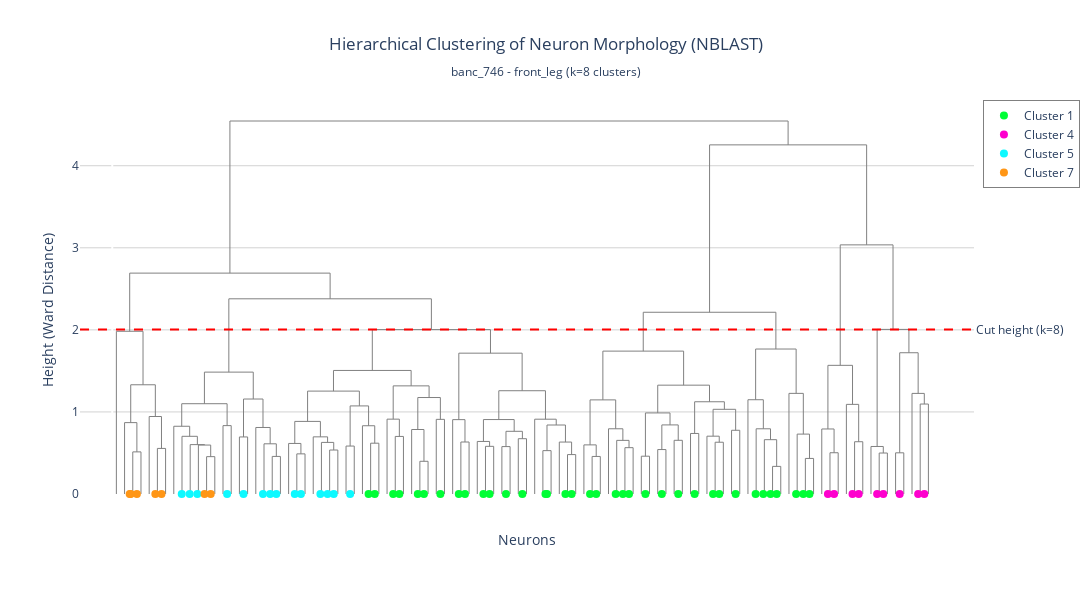

Notebook code for this chart:
### Markdown cell above
### Hierarchical Clustering

Use NBLAST scores to cluster neurons by morphological similarity:

### Code cell
from scipy.cluster.hierarchy import linkage, dendrogram, cut_tree
from scipy.spatial.distance import squareform
import plotly.figure_factory as ff

# Convert NBLAST scores to distance matrix
# NBLAST scores are similarity scores (higher = more similar)
# We need to normalize by self-scores and convert to distances
self_scores = np.diag(nblast_scores.values)
normalized_scores = nblast_scores.values / self_scores.max()
distance_matrix = 1 - normalized_scores

# Convert to condensed distance matrix for linkage
# Only use upper triangle (distance matrix is symmetric)
condensed_dist = squareform(distance_matrix, checks=False)

# Perform hierarchical clustering
linkage_matrix = linkage(condensed_dist, method='ward')

# Choose number of clusters
k = 8
print(f"Cutting dendrogram into {k} clusters...")

# Cut tree to get cluster assignments
clusters = cut_tree(linkage_matrix, n_clusters=k).flatten() + 1  # +1 to start from 1

# Get cut height for k clusters
# Height at which we cut is at the (n-k)th merge
cut_height = linkage_matrix[len(linkage_matrix) - k, 2]

print(f"Cut height for k={k}: {cut_height:.4f}")
print(f"\nCluster sizes:")
cluster_counts = pd.Series(clusters).value_counts().sort_index()
print(cluster_counts)

# Create dendrogram with plotly
# First create using scipy to get dendrogram coordinates
dend = dendrogram(linkage_matrix, no_plot=True)

# Get leaf order and corresponding clusters
leaf_order = dend['leaves']
leaf_clusters = clusters[leaf_order]

# Get cell types for leaves (map back through leaf_order to original neurons)
leaf_cell_types = strahler_df['cell_type'].iloc[leaf_order].values

# Create color map for clusters
import plotly.express as px
colors_list = px.colors.qualitative.Light24 + px.colors.qualitative.Dark24
cluster_colors = {i: colors_list[i % len(colors_list)] for i in range(1, k+1)}
leaf_colors = [cluster_colors[c] for c in leaf_clusters]

# Create figure
fig = go.Figure()

# Add dendrogram segments
for i, (x, y) in enumerate(zip(dend['icoord'], dend['dcoord'])):
    fig.add_trace(go.Scatter(
        x=x,
        y=y,
        mode='lines',
        line=dict(color='grey', width=1),
        hoverinfo='skip',
        showlegend=False
    ))

# Add colored points at leaves with cell_type hover text
leaf_x = [(dend['icoord'][i][1] + dend['icoord'][i][2]) / 2 
          for i in range(len(dend['icoord'])) 
          if dend['dcoord'][i][0] == 0]
leaf_y = [0] * len(leaf_x)

# Group leaves by cluster for legend, including cell_type in hover text
for cluster_id in sorted(cluster_counts.index):
    cluster_mask = leaf_clusters == cluster_id
    cluster_x = [x for i, x in enumerate(leaf_x) if cluster_mask[i]]
    cluster_y = [0] * len(cluster_x)
    
    # Get cell types for this cluster's leaves
    cluster_cell_types = [leaf_cell_types[i] for i, mask in enumerate(cluster_mask) if mask]
    
    fig.add_trace(go.Scatter(
        x=cluster_x,
        y=cluster_y,
        mode='markers',
        marker=dict(size=8, color=cluster_colors[cluster_id]),
        name=f'Cluster {cluster_id}',
        hovertext=[f'Cell Type: {ct}<br>Cluster: {cluster_id}' for ct in cluster_cell_types],
        hoverinfo='text'
    ))

# Add horizontal cut line
fig.add_hline(
    y=cut_height,
    line=dict(color='red', width=2, dash='dash'),
    annotation_text=f'Cut height (k={k})',
    annotation_position='right'
)

# Update layout
fig.update_layout(
    title=dict(
        text=f'Hierarchical Clustering of Neuron Morphology (NBLAST)<br><sub>{DATASET} - {SUBSET_NAME} (k={k} clusters)</sub>',
        x=0.5,
        xanchor='center'
    ),
    xaxis=dict(
        title='Neurons',
        showticklabels=False,
        showgrid=False
    ),
    yaxis=dict(
        title='Height (Ward Distance)',
        showgrid=True,
        gridcolor='lightgrey'
    ),
    plot_bgcolor='white',
    width=1200,
    height=600,
    hovermode='closest',
    legend=dict(
        orientation='v',
        yanchor='top',
        y=1,
        xanchor='left',
        x=1.01,
        bgcolor='rgba(255, 255, 255, 0.8)',
        bordercolor='grey',
        borderwidth=1
    )
)

# Save static version
fig.write_image(f"{IMG_DIR}/{DATASET}_{SUBSET_NAME}_nblast_dendrogram.png", 
                width=1400, height=700, scale=2)
print(f"\n✓ Dendrogram saved to {IMG_DIR}/{DATASET}_{SUBSET_NAME}_nblast_dendrogram.png")

# Display interactive version
fig.show()

### Figure 1 — Plotly figure (JSON) as saved in the notebook; plotly's stock layout.template omitted (floating-point values rounded to 4 significant figures)
{"data": [{"hoverinfo": "skip", "line": {"color": "grey", "width": 1}, "mode": "lines", "showlegend": false, "type": "scatter", "x": [25, 25, 35, 35], "y": [0, 0.5133, 0.5133, 0]}, {"hoverinfo": "skip", "line": {"color": "grey", "width": 1}, "mode": "lines", "showlegend": false, "type": "scatter", "x": [15, 15, 30, 30], "y": [0, 0.8699, 0.8699, 0.5133]}, {"hoverinfo": "skip", "line": {"color": "grey", "width": 1}, "mode": "lines", "showlegend": false, "type": "scatter", "x": [55, 55, 65, 65], "y": [0, 0.5554, 0.5554, 0]}, {"hoverinfo": "skip", "line": {"color": "grey", "width": 1}, "mode": "lines", "showlegend": false, "type": "scatter", "x": [45, 45, 60, 60], "y": [0, 0.9444, 0.9444, 0.5554]}, {"hoverinfo": "skip", "line": {"color": "grey", "width": 1}, "mode": "lines", "showlegend": false, "type": "scatter", "x": [22.5, 22.5, 52.5, 52.5], "y": [0.8699, 1.331, 1.331, 0.9444]}, {"hoverinfo": "skip", "line": {"color": "grey", "width": 1}, "mode": "lines", "showlegend": false, "type": "scatter", "x": [5, 5, 37.5, 37.5], "y": [0, 1.983, 1.983, 1.331]}, {"hoverinfo": "skip", "line": {"color": "grey", "width": 1}, "mode": "lines", "showlegend": false, "type": "scatter", "x": [115, 115, 125, 125], "y": [0, 0.4551, 0.4551, 0]}, {"hoverinfo": "skip", "line": {"color": "grey", "width": 1}, "mode": "lines", "showlegend": false, "type": "scatter", "x": [105, 105, 120, 120], "y": [0, 0.5964, 0.5964, 0.4551]}, {"hoverinfo": "skip", "line": {"color": "grey", "width": 1}, "mode": "lines", "showlegend": false, "type": "scatter", "x": [95, 95, 112.5, 112.5], "y": [0, 0.6017, 0.6017, 0.5964]}, {"hoverinfo": "skip", "line": {"color": "grey", "width": 1}, "mode": "lines", "showlegend": false, "type": "scatter", "x": [85, 85, 103.8, 103.8], "y": [0, 0.7031, 0.7031, 0.6017]}, {"hoverinfo": "skip", "line": {"color": "grey", "width": 1}, "mode": "lines", "showlegend": false, "type": "scatter", "x": [75, 75, 94.38, 94.38], "y": [0, 0.8255, 0.8255, 0.7031]}, {"hoverinfo": "skip", "line": {"color": "grey", "width": 1}, "mode": "lines", "showlegend": false, "type": "scatter", "x": [135, 135, 145, 145], "y": [0, 0.8334, 0.8334, 0]}, {"hoverinfo": "skip", "line": {"color": "grey", "width": 1}, "mode": "lines", "showlegend": false, "type": "scatter", "x": [84.69, 84.69, 140, 140], "y": [0.8255, 1.1, 1.1, 0.8334]}, {"hoverinfo": "skip", "line": {"color": "grey", "width": 1}, "mode": "lines", "showlegend": false, "type": "scatter", "x": [155, 155, 165, 165], "y": [0, 0.6952, 0.6952, 0]}, {"hoverinfo": "skip", "line": {"color": "grey", "width": 1}, "mode": "lines", "showlegend": false, "type": "scatter", "x": [195, 195, 205, 205], "y": [0, 0.458, 0.458, 0]}, {"hoverinfo": "skip", "line": {"color": "grey", "width": 1}, "mode": "lines", "showlegend": false, "type": "scatter", "x": [185, 185, 200, 200], "y": [0, 0.6116, 0.6116, 0.458]}, {"hoverinfo": "skip", "line": {"color": "grey", "width": 1}, "mode": "lines", "showlegend": false, "type": "scatter", "x": [175, 175, 192.5, 192.5], "y": [0, 0.8106, 0.8106, 0.6116]}, {"hoverinfo": "skip", "line": {"color": "grey", "width": 1}, "mode": "lines", "showlegend": false, "type": "scatter", "x": [160, 160, 183.8, 183.8], "y": [0.6952, 1.157, 1.157, 0.8106]}, {"hoverinfo": "skip", "line": {"color": "grey", "width": 1}, "mode": "lines", "showlegend": false, "type": "scatter", "x": [112.3, 112.3, 171.9, 171.9], "y": [1.1, 1.485, 1.485, 1.157]}, {"hoverinfo": "skip", "line": {"color": "grey", "width": 1}, "mode": "lines", "showlegend": false, "type": "scatter", "x": [225, 225, 235, 235], "y": [0, 0.489, 0.489, 0]}, {"hoverinfo": "skip", "line": {"color": "grey", "width": 1}, "mode": "lines", "showlegend": false, "type": "scatter", "x": [215, 215, 230, 230], "y": [0, 0.6161, 0.6161, 0.489]}, {"hoverinfo": "skip", "line": {"color": "grey", "width": 1}, "mode": "lines", "showlegend": false, "type": "scatter", "x": [265, 265, 275, 275], "y": [0, 0.5359, 0.5359, 0]}, {"hoverinfo": "skip", "line": {"color": "grey", "width": 1}, "mode": "lines", "showlegend": false, "type": "scatter", "x": [255, 255, 270, 270], "y": [0, 0.6288, 0.6288, 0.5359]}, {"hoverinfo": "skip", "line": {"color": "grey", "width": 1}, "mode": "lines", "showlegend": false, "type": "scatter", "x": [245, 245, 262.5, 262.5], "y": [0, 0.6964, 0.6964, 0.6288]}, {"hoverinfo": "skip", "line": {"color": "grey", "width": 1}, "mode": "lines", "showlegend": false, "type": "scatter", "x": [222.5, 222.5, 253.8, 253.8], "y": [0.6161, 0.8846, 0.8846, 0.6964]}, {"hoverinfo": "skip", "line": {"color": "grey", "width": 1}, "mode": "lines", "showlegend": false, "type": "scatter", "x": [285, 285, 295, 295], "y": [0, 0.5842, 0.5842, 0]}, {"hoverinfo": "skip", "line": {"color": "grey", "width": 1}, "mode": "lines", "showlegend": false, "type": "scatter", "x": [315, 315, 325, 325], "y": [0, 0.6191, 0.6191, 0]}, {"hoverinfo": "skip", "line": {"color": "grey", "width": 1}, "mode": "lines", "showlegend": false, "type": "scatter", "x": [305, 305, 320, 320], "y": [0, 0.8318, 0.8318, 0.6191]}, {"hoverinfo": "skip", "line": {"color": "grey", "width": 1}, "mode": "lines", "showlegend": false, "type": "scatter", "x": [290, 290, 312.5, 312.5], "y": [0.5842, 1.073, 1.073, 0.8318]}, {"hoverinfo": "skip", "line": {"color": "grey", "width": 1}, "mode": "lines", "showlegend": false, "type": "scatter", "x": [238.1, 238.1, 301.2, 301.2], "y": [0.8846, 1.254, 1.254, 1.073]}, {"hoverinfo": "skip", "line": {"color": "grey", "width": 1}, "mode": "lines", "showlegend": false, "type": "scatter", "x": [345, 345, 355, 355], "y": [0, 0.7014, 0.7014, 0]}, {"hoverinfo": "skip", "line": {"color": "grey", "width": 1}, "mode": "lines", "showlegend": false, "type": "scatter", "x": [335, 335, 350, 350], "y": [0, 0.912, 0.912, 0.7014]}, {"hoverinfo": "skip", "line": {"color": "grey", "width": 1}, "mode": "lines", "showlegend": false, "type": "scatter", "x": [375, 375, 385, 385], "y": [0, 0.3986, 0.3986, 0]}, {"hoverinfo": "skip", "line": {"color": "grey", "width": 1}, "mode": "lines", "showlegend": false, "type": "scatter", "x": [365, 365, 380, 380], "y": [0, 0.7859, 0.7859, 0.3986]}, {"hoverinfo": "skip", "line": {"color": "grey", "width": 1}, "mode": "lines", "showlegend": false, "type": "scatter", "x": [395, 395, 405, 405], "y": [0, 0.9096, 0.9096, 0]}, {"hoverinfo": "skip", "line": {"color": "grey", "width": 1}, "mode": "lines", "showlegend": false, "type": "scatter", "x": [372.5, 372.5, 400, 400], "y": [0.7859, 1.176, 1.176, 0.9096]}, {"hoverinfo": "skip", "line": {"color": "grey", "width": 1}, "mode": "lines", "showlegend": false, "type": "scatter", "x": [342.5, 342.5, 386.2, 386.2], "y": [0.912, 1.318, 1.318, 1.176]}, {"hoverinfo": "skip", "line": {"color": "grey", "width": 1}, "mode": "lines", "showlegend": false, "type": "scatter", "x": [269.7, 269.7, 364.4, 364.4], "y": [1.254, 1.506, 1.506, 1.318]}, {"hoverinfo": "skip", "line": {"color": "grey", "width": 1}, "mode": "lines", "showlegend": false, "type": "scatter", "x": [425, 425, 435, 435], "y": [0, 0.6335, 0.6335, 0]}, {"hoverinfo": "skip", "line": {"color": "grey", "width": 1}, "mode": "lines", "showlegend": false, "type": "scatter", "x": [415, 415, 430, 430], "y": [0, 0.9062, 0.9062, 0.6335]}, {"hoverinfo": "skip", "line": {"color": "grey", "width": 1}, "mode": "lines", "showlegend": false, "type": "scatter", "x": [455, 455, 465, 465], "y": [0, 0.5808, 0.5808, 0]}, {"hoverinfo": "skip", "line": {"color": "grey", "width": 1}, "mode": "lines", "showlegend": false, "type": "scatter", "x": [445, 445, 460, 460], "y": [0, 0.6403, 0.6403, 0.5808]}, {"hoverinfo": "skip", "line": {"color": "grey", "width": 1}, "mode": "lines", "showlegend": false, "type": "scatter", "x": [475, 475, 485, 485], "y": [0, 0.5778, 0.5778, 0]}, {"hoverinfo": "skip", "line": {"color": "grey", "width": 1}, "mode": "lines", "showlegend": false, "type": "scatter", "x": [495, 495, 505, 505], "y": [0, 0.6738, 0.6738, 0]}, {"hoverinfo": "skip", "line": {"color": "grey", "width": 1}, "mode": "lines", "showlegend": false, "type": "scatter", "x": [480, 480, 500, 500], "y": [0.5778, 0.764, 0.764, 0.6738]}, {"hoverinfo": "skip", "line": {"color": "grey", "width": 1}, "mode": "lines", "showlegend": false, "type": "scatter", "x": [452.5, 452.5, 490, 490], "y": [0.6403, 0.9071, 0.9071, 0.764]}, {"hoverinfo": "skip", "line": {"color": "grey", "width": 1}, "mode": "lines", "showlegend": false, "type": "scatter", "x": [525, 525, 535, 535], "y": [0, 0.5284, 0.5284, 0]}, {"hoverinfo": "skip", "line": {"color": "grey", "width": 1}, "mode": "lines", "showlegend": false, "type": "scatter", "x": [555, 555, 565, 565], "y": [0, 0.4802, 0.4802, 0]}, {"hoverinfo": "skip", "line": {"color": "grey", "width": 1}, "mode": "lines", "showlegend": false, "type": "scatter", "x": [545, 545, 560, 560], "y": [0, 0.633, 0.633, 0.4802]}, {"hoverinfo": "skip", "line": {"color": "grey", "width": 1}, "mode": "lines", "showlegend": false, "type": "scatter", "x": [530, 530, 552.5, 552.5], "y": [0.5284, 0.8406, 0.8406, 0.633]}, {"hoverinfo": "skip", "line": {"color": "grey", "width": 1}, "mode": "lines", "showlegend": false, "type": "scatter", "x": [515, 515, 541.2, 541.2], "y": [0, 0.9116, 0.9116, 0.8406]}, {"hoverinfo": "skip", "line": {"color": "grey", "width": 1}, "mode": "lines", "showlegend": false, "type": "scatter", "x": [471.2, 471.2, 528.1, 528.1], "y": [0.9071, 1.258, 1.258, 0.9116]}, {"hoverinfo": "skip", "line": {"color": "grey", "width": 1}, "mode": "lines", "showlegend": false, "type": "scatter", "x": [422.5, 422.5, 499.7, 499.7], "y": [0.9062, 1.716, 1.716, 1.258]}, {"hoverinfo": "skip", "line": {"color": "grey", "width": 1}, "mode": "lines", "showlegend": false, "type": "scatter", "x": [317.0, 317.0, 461.1, 461.1], "y": [1.506, 2.003, 2.003, 1.716]}, {"hoverinfo": "skip", "line": {"color": "grey", "width": 1}, "mode": "lines", "showlegend": false, "type": "scatter", "x": [142.1, 142.1, 389.1, 389.1], "y": [1.485, 2.378, 2.378, 2.003]}, {"hoverinfo": "skip", "line": {"color": "grey", "width": 1}, "mode": "lines", "showlegend": false, "type": "scatter", "x": [21.25, 21.25, 265.6, 265.6], "y": [1.983, 2.692, 2.692, 2.378]}, {"hoverinfo": "skip", "line": {"color": "grey", "width": 1}, "mode": "lines", "showlegend": false, "type": "scatter", "x": [585, 585, 595, 595], "y": [0, 0.4577, 0.4577, 0]}, {"hoverinfo": "skip", "line": {"color": "grey", "width": 1}, "mode": "lines", "showlegend": false, "type": "scatter", "x": [575, 575, 590, 590], "y": [0, 0.5985, 0.5985, 0.4577]}, {"hoverinfo": "skip", "line": {"color": "grey", "width": 1}, "mode": "lines", "showlegend": false, "type": "scatter", "x": [625, 625, 635, 635], "y": [0, 0.5645, 0.5645, 0]}, {"hoverinfo": "skip", "line": {"color": "grey", "width": 1}, "mode": "lines", "showlegend": false, "type": "scatter", "x": [615, 615, 630, 630], "y": [0, 0.6535, 0.6535, 0.5645]}, {"hoverinfo": "skip", "line": {"color": "grey", "width": 1}, "mode": "lines", "showlegend": false, "type": "scatter", "x": [605, 605, 622.5, 622.5], "y": [0, 0.7947, 0.7947, 0.6535]}, {"hoverinfo": "skip", "line": {"color": "grey", "width": 1}, "mode": "lines", "showlegend": false, "type": "scatter", "x": [582.5, 582.5, 613.8, 613.8], "y": [0.5985, 1.147, 1.147, 0.7947]}, {"hoverinfo": "skip", "line": {"color": "grey", "width": 1}, "mode": "lines", "showlegend": false, "type": "scatter", "x": [645, 645, 655, 655], "y": [0, 0.4605, 0.4605, 0]}, {"hoverinfo": "skip", "line": {"color": "grey", "width": 1}, "mode": "lines", "showlegend": false, "type": "scatter", "x": [665, 665, 675, 675], "y": [0, 0.5416, 0.5416, 0]}, {"hoverinfo": "skip", "line": {"color": "grey", "width": 1}, "mode": "lines", "showlegend": false, "type": "scatter", "x": [685, 685, 695, 695], "y": [0, 0.6542, 0.6542, 0]}, {"hoverinfo": "skip", "line": {"color": "grey", "width": 1}, "mode": "lines", "showlegend": false, "type": "scatter", "x": [670, 670, 690, 690], "y": [0.5416, 0.8419, 0.8419, 0.6542]}, {"hoverinfo": "skip", "line": {"color": "grey", "width": 1}, "mode": "lines", "showlegend": false, "type": "scatter", "x": [650, 650, 680, 680], "y": [0.4605, 0.9878, 0.9878, 0.8419]}, {"hoverinfo": "skip", "line": {"color": "grey", "width": 1}, "mode": "lines", "showlegend": false, "type": "scatter", "x": [705, 705, 715, 715], "y": [0, 0.7376, 0.7376, 0]}, {"hoverinfo": "skip", "line": {"color": "grey", "width": 1}, "mode": "lines", "showlegend": false, "type": "scatter", "x": [735, 735, 745, 745], "y": [0, 0.6309, 0.6309, 0]}, {"hoverinfo": "skip", "line": {"color": "grey", "width": 1}, "mode": "lines", "showlegend": false, "type": "scatter", "x": [725, 725, 740, 740], "y": [0, 0.7045, 0.7045, 0.6309]}, {"hoverinfo": "skip", "line": {"color": "grey", "width": 1}, "mode": "lines", "showlegend": false, "type": "scatter", "x": [755, 755, 765, 765], "y": [0, 0.7764, 0.7764, 0]}, {"hoverinfo": "skip", "line": {"color": "grey", "width": 1}, "mode": "lines", "showlegend": false, "type": "scatter", "x": [732.5, 732.5, 760, 760], "y": [0.7045, 1.032, 1.032, 0.7764]}, {"hoverinfo": "skip", "line": {"color": "grey", "width": 1}, "mode": "lines", "showlegend": false, "type": "scatter", "x": [710, 710, 746.2, 746.2], "y": [0.7376, 1.124, 1.124, 1.032]}, {"hoverinfo": "skip", "line": {"color": "grey", "width": 1}, "mode": "lines", "showlegend": false, "type": "scatter", "x": [665, 665, 728.1, 728.1], "y": [0.9878, 1.326, 1.326, 1.124]}, {"hoverinfo": "skip", "line": {"color": "grey", "width": 1}, "mode": "lines", "showlegend": false, "type": "scatter", "x": [598.1, 598.1, 696.6, 696.6], "y": [1.147, 1.741, 1.741, 1.326]}, {"hoverinfo": "skip", "line": {"color": "grey", "width": 1}, "mode": "lines", "showlegend": false, "type": "scatter", "x": [805, 805, 815, 815], "y": [0, 0.3365, 0.3365, 0]}, {"hoverinfo": "skip", "line": {"color": "grey", "width": 1}, "mode": "lines", "showlegend": false, "type": "scatter", "x": [795, 795, 810, 810], "y": [0, 0.6619, 0.6619, 0.3365]}, {"hoverinfo": "skip", "line": {"color": "grey", "width": 1}, "mode": "lines", "showlegend": false, "type": "scatter", "x": [785, 785, 802.5, 802.5], "y": [0, 0.7946, 0.7946, 0.6619]}, {"hoverinfo": "skip", "line": {"color": "grey", "width": 1}, "mode": "lines", "showlegend": false, "type": "scatter", "x": [775, 775, 793.8, 793.8], "y": [0, 1.149, 1.149, 0.7946]}, {"hoverinfo": "skip", "line": {"color": "grey", "width": 1}, "mode": "lines", "showlegend": false, "type": "scatter", "x": [845, 845, 855, 855], "y": [0, 0.4334, 0.4334, 0]}, {"hoverinfo": "skip", "line": {"color": "grey", "width": 1}, "mode": "lines", "showlegend": false, "type": "scatter", "x": [835, 835, 850, 850], "y": [0, 0.7299, 0.7299, 0.4334]}, {"hoverinfo": "skip", "line": {"color": "grey", "width": 1}, "mode": "lines", "showlegend": false, "type": "scatter", "x": [825, 825, 842.5, 842.5], "y": [0, 1.226, 1.226, 0.7299]}, {"hoverinfo": "skip", "line": {"color": "grey", "width": 1}, "mode": "lines", "showlegend": false, "type": "scatter", "x": [784.4, 784.4, 833.8, 833.8], "y": [1.149, 1.766, 1.766, 1.226]}, {"hoverinfo": "skip", "line": {"color": "grey", "width": 1}, "mode": "lines", "showlegend": false, "type": "scatter", "x": [647.3, 647.3, 809.1, 809.1], "y": [1.741, 2.214, 2.214, 1.766]}, {"hoverinfo": "skip", "line": {"color": "grey", "width": 1}, "mode": "lines", "showlegend": false, "type": "scatter", "x": [875, 875, 885, 885], "y": [0, 0.5027, 0.5027, 0]}, {"hoverinfo": "skip", "line": {"color": "grey", "width": 1}, "mode": "lines", "showlegend": false, "type": "scatter", "x": [865, 865, 880, 880], "y": [0, 0.7924, 0.7924, 0.5027]}, {"hoverinfo": "skip", "line": {"color": "grey", "width": 1}, "mode": "lines", "showlegend": false, "type": "scatter", "x": [905, 905, 915, 915], "y": [0, 0.6369, 0.6369, 0]}, {"hoverinfo": "skip", "line": {"color": "grey", "width": 1}, "mode": "lines", "showlegend": false, "type": "scatter", "x": [895, 895, 910, 910], "y": [0, 1.092, 1.092, 0.6369]}, {"hoverinfo": "skip", "line": {"color": "grey", "width": 1}, "mode": "lines", "showlegend": false, "type": "scatter", "x": [872.5, 872.5, 902.5, 902.5], "y": [0.7924, 1.568, 1.568, 1.092]}, {"hoverinfo": "skip", "line": {"color": "grey", "width": 1}, "mode": "lines", "showlegend": false, "type": "scatter", "x": [935, 935, 945, 945], "y": [0, 0.4993, 0.4993, 0]}, {"hoverinfo": "skip", "line": {"color": "grey", "width": 1}, "mode": "lines", "showlegend": false, "type": "scatter", "x": [925, 925, 940, 940], "y": [0, 0.5792, 0.5792, 0.4993]}, {"hoverinfo": "skip", "line": {"color": "grey", "width": 1}, "mode": "lines", "showlegend": false, "type": "scatter", "x": [955, 955, 965, 965], "y": [0, 0.5018, 0.5018, 0]}, {"hoverinfo": "skip", "line": {"color": "grey", "width": 1}, "mode": "lines", "showlegend": false, "type": "scatter", "x": [985, 985, 995, 995], "y": [0, 1.096, 1.096, 0]}, {"hoverinfo": "skip", "line": {"color": "grey", "width": 1}, "mode": "lines", "showlegend": false, "type": "scatter", "x": [975, 975, 990, 990], "y": [0, 1.226, 1.226, 1.096]}, {"hoverinfo": "skip", "line": {"color": "grey", "width": 1}, "mode": "lines", "showlegend": false, "type": "scatter", "x": [960, 960, 982.5, 982.5], "y": [0.5018, 1.721, 1.721, 1.226]}, {"hoverinfo": "skip", "line": {"color": "grey", "width": 1}, "mode": "lines", "showlegend": false, "type": "scatter", "x": [932.5, 932.5, 971.2, 971.2], "y": [0.5792, 2.006, 2.006, 1.721]}, {"hoverinfo": "skip", "line": {"color": "grey", "width": 1}, "mode": "lines", "showlegend": false, "type": "scatter", "x": [887.5, 887.5, 951.9, 951.9], "y": [1.568, 3.036, 3.036, 2.006]}, {"hoverinfo": "skip", "line": {"color": "grey", "width": 1}, "mode": "lines", "showlegend": false, "type": "scatter", "x": [728.2, 728.2, 919.7, 919.7], "y": [2.214, 4.254, 4.254, 3.036]}, {"hoverinfo": "skip", "line": {"color": "grey", "width": 1}, "mode": "lines", "showlegend": false, "type": "scatter", "x": [143.4, 143.4, 823.9, 823.9], "y": [2.692, 4.545, 4.545, 4.254]}, {"hoverinfo": "text", "hovertext": ["Cell Type: IN09A030<br>Cluster: 1", "Cell Type: IN13A006<br>Cluster: 1", "Cell Type: IN03A004<br>Cluster: 1", "Cell Type: IN21A042<br>Cluster: 1", "Cell Type: IN21A008<br>Cluster: 1", "Cell Type: IN03A062<br>Cluster: 1", "Cell Type: IN19A007<br>Cluster: 1", "Cell Type: IN19A064<br>Cluster: 1", "Cell Type: IN19A029<br>Cluster: 1", "Cell Type: IN03A062<br>Cluster: 1", "Cell Type: IN03A088<br>Cluster: 1", "Cell Type: IN03A067<br>Cluster: 1", "Cell Type: IN13A055<br>Cluster: 1", "Cell Type: IN03A024<br>Cluster: 1", "Cell Type: IN20A.22A007<br>Cluster: 1", "Cell Type: IN03A087<br>Cluster: 1", "Cell Type: IN03A073<br>Cluster: 1", "Cell Type: IN03A073<br>Cluster: 1", "Cell Type: IN04B078<br>Cluster: 1", "Cell Type: IN20A.22A008<br>Cluster: 1", "Cell Type: IN13A038<br>Cluster: 1", "Cell Type: IN13A020<br>Cluster: 1", "Cell Type: IN16B036<br>Cluster: 1", "Cell Type: IN21A015<br>Cluster: 1", "Cell Type: IN19B012<br>Cluster: 1", "Cell Type: IN08A007<br>Cluster: 1", "Cell Type: IN19A088<br>Cluster: 1", "Cell Type: IN20A.22A001<br>Cluster: 1", "Cell Type: IN12B012<br>Cluster: 1", "Cell Type: IN19A004<br>Cluster: 1", "Cell Type: IN13A008<br>Cluster: 1", "Cell Type: IN20A.22A055<br>Cluster: 1", "Cell Type: IN26X001<br>Cluster: 1", "Cell Type: IN21A023<br>Cluster: 1", "Cell Type: IN21A003<br>Cluster: 1", "Cell Type: IN09A002<br>Cluster: 1"], "marker": {"color": "#00FE35", "size": 8}, "mode": "markers", "name": "Cluster 1", "type": "scatter", "x": [320, 312.5, 350, 342.5, 380, 372.5, 400, 430, 422.5, 460, 452.5, 480, 500, 530, 560, 552.5, 528.1, 590, 582.5, 630, 622.5, 613.8, 650, 670, 690, 710, 740, 732.5, 760, 810, 802.5, 793.8, 784.4, 850, 842.5, 833.8], "y": [0, 0, 0, 0, 0, 0, 0, 0, 0, 0, 0, 0, 0, 0, 0, 0, 0, 0, 0, 0, 0, 0, 0, 0, 0, 0, 0, 0, 0, 0, 0, 0, 0, 0, 0, 0]}, {"hoverinfo": "text", "hovertext": ["Cell Type: IN00A019<br>Cluster: 2", "Cell Type: IN23B028<br>Cluster: 2", "Cell Type: IN23B054<br>Cluster: 2", "Cell Type: IN23B087<br>Cluster: 2", "Cell Type: IN23B070<br>Cluster: 2", "Cell Type: IN09A054<br>Cluster: 2", "Cell Type: IN09A016<br>Cluster: 2", "Cell Type: IN09A073<br>Cluster: 2", "Cell Type: IN09A022<br>Cluster: 2"], "marker": {"color": "#6A76FC", "size": 8}, "mode": "markers", "name": "Cluster 2", "type": "scatter", "x": [], "y": []}, {"hoverinfo": "text", "hovertext": ["Cell Type: IN12B038<br>Cluster: 3", "Cell Type: IN12B035<br>Cluster: 3", "Cell Type: IN12B038<br>Cluster: 3", "Cell Type: IN23B028<br>Cluster: 3", "Cell Type: IN09B008<br>Cluster: 3", "Cell Type: IN13B021<br>Cluster: 3"], "marker": {"color": "#FED4C4", "size": 8}, "mode": "markers", "name": "Cluster 3", "type": "scatter", "x": [], "y": []}, {"hoverinfo": "text", "hovertext": ["Cell Type: IN12B036<br>Cluster: 4", "Cell Type: IN12B059<br>Cluster: 4", "Cell Type: IN12B059<br>Cluster: 4", "Cell Type: IN04B095<br>Cluster: 4", "Cell Type: IN16B042<br>Cluster: 4", "Cell Type: IN01B008<br>Cluster: 4", "Cell Type: IN12B039<br>Cluster: 4", "Cell Type: IN01B025<br>Cluster: 4", "Cell Type: IN14A078<br>Cluster: 4", "Cell Type: IN14A024<br>Cluster: 4", "Cell Type: IN14A007<br>Cluster: 4", "Cell Type: IN13B038<br>Cluster: 4", "Cell Type: IN16B033<br>Cluster: 4", "Cell Type: IN01B016<br>Cluster: 4", "Cell Type: IN01A067<br>Cluster: 4", "Cell Type: IN13B032<br>Cluster: 4", "Cell Type: IN13B058<br>Cluster: 4", "Cell Type: IN13B078<br>Cluster: 4", "Cell Type: IN14A052<br>Cluster: 4", "Cell Type: IN13B079<br>Cluster: 4"], "marker": {"color": "#FE00CE", "size": 8}, "mode": "markers", "name": "Cluster 4", "type": "scatter", "x": [880, 872.5, 910, 902.5, 940, 932.5, 960, 990, 982.5], "y": [0, 0, 0, 0, 0, 0, 0, 0, 0]}, {"hoverinfo": "text", "hovertext": ["Cell Type: IN13B006<br>Cluster: 5", "Cell Type: IN03B019<br>Cluster: 5", "Cell Type: IN20A.22A003<br>Cluster: 5", "Cell Type: IN21A007<br>Cluster: 5", "Cell Type: IN03B035<br>Cluster: 5", "Cell Type: IN21A001<br>Cluster: 5", "Cell Type: IN16B097<br>Cluster: 5", "Cell Type: IN20A.22A039<br>Cluster: 5", "Cell Type: IN26X002<br>Cluster: 5", "Cell Type: IN01A036<br>Cluster: 5", "Cell Type: IN14B005<br>Cluster: 5", "Cell Type: IN03A075<br>Cluster: 5", "Cell Type: IN03A078<br>Cluster: 5", "Cell Type: IN03A075<br>Cluster: 5"], "marker": {"color": "#0DF9FF", "size": 8}, "mode": "markers", "name": "Cluster 5", "type": "scatter", "x": [103.8, 94.38, 84.69, 140, 160, 200, 192.5, 183.8, 230, 222.5, 270, 262.5, 253.8, 290], "y": [0, 0, 0, 0, 0, 0, 0, 0, 0, 0, 0, 0, 0, 0]}, {"hoverinfo": "text", "hovertext": ["Cell Type: IN14B010<br>Cluster: 6", "Cell Type: IN14B005<br>Cluster: 6", "Cell Type: IN01A038<br>Cluster: 6", "Cell Type: IN02A015<br>Cluster: 6", "Cell Type: IN06B033<br>Cluster: 6"], "marker": {"color": "#F6F926", "size": 8}, "mode": "markers", "name": "Cluster 6", "type": "scatter", "x": [], "y": []}, {"hoverinfo": "text", "hovertext": ["Cell Type: IN23B028<br>Cluster: 7", "Cell Type: IN12B066<br>Cluster: 7", "Cell Type: IN21A087<br>Cluster: 7", "Cell Type: IN21A087<br>Cluster: 7", "Cell Type: IN19A096<br>Cluster: 7", "Cell Type: IN21A087<br>Cluster: 7", "Cell Type: IN21A037<br>Cluster: 7"], "marker": {"color": "#FF9616", "size": 8}, "mode": "markers", "name": "Cluster 7", "type": "scatter", "x": [30, 22.5, 60, 52.5, 21.25, 120, 112.5], "y": [0, 0, 0, 0, 0, 0, 0]}, {"hoverinfo": "text", "hovertext": ["Cell Type: IN01A079<br>Cluster: 8", "Cell Type: IN01A079<br>Cluster: 8", "Cell Type: IN01A080<br>Cluster: 8"], "marker": {"color": "#479B55", "size": 8}, "mode": "markers", "name": "Cluster 8", "type": "scatter", "x": [], "y": []}], "layout": {"annotations": [{"showarrow": false, "text": "Cut height (k=8)", "x": 1, "xanchor": "left", "xref": "x domain", "y": 2.003, "yanchor": "middle", "yref": "y"}], "height": 600, "hovermode": "closest", "legend": {"bgcolor": "rgba(255, 255, 255, 0.8)", "bordercolor": "grey", "borderwidth": 1, "orientation": "v", "x": 1.01, "xanchor": "left", "y": 1, "yanchor": "top"}, "plot_bgcolor": "white", "shapes": [{"line": {"color": "red", "dash": "dash", "width": 2}, "type": "line", "x0": 0, "x1": 1, "xref": "x domain", "y0": 2.003, "y1": 2.003, "yref": "y"}], "title": {"text": "Hierarchical Clustering of Neuron Morphology (NBLAST)<br><sub>banc_746 - front_leg (k=8 clusters)</sub>", "x": 0.5, "xanchor": "center"}, "width": 1200, "xaxis": {"showgrid": false, "showticklabels": false, "title": {"text": "Neurons"}}, "yaxis": {"gridcolor": "lightgrey", "showgrid": true, "title": {"text": "Height (Ward Distance)"}}}}
